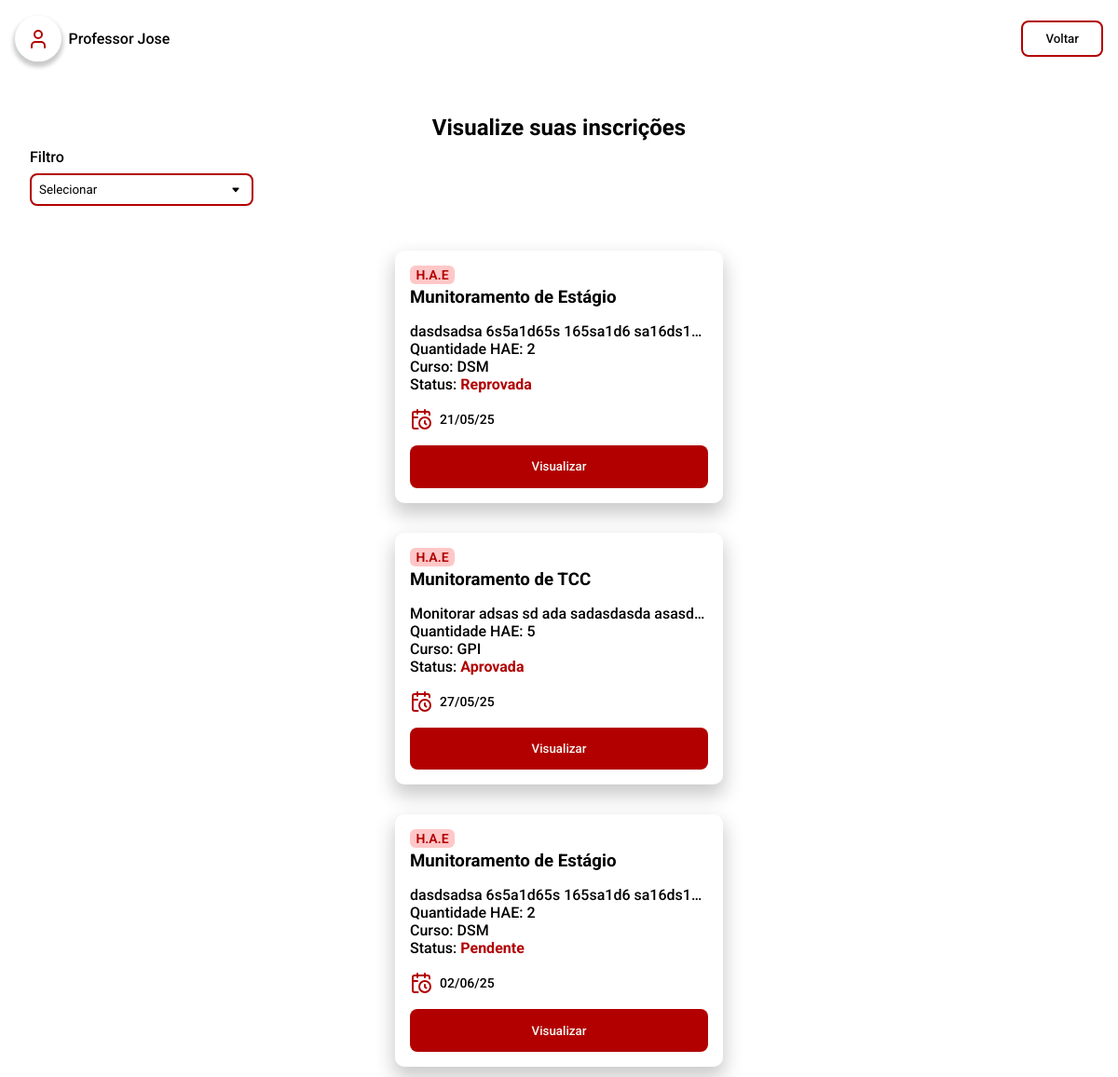
Page /pages/me/inscricoes.php (signed in) on the earlier database version.
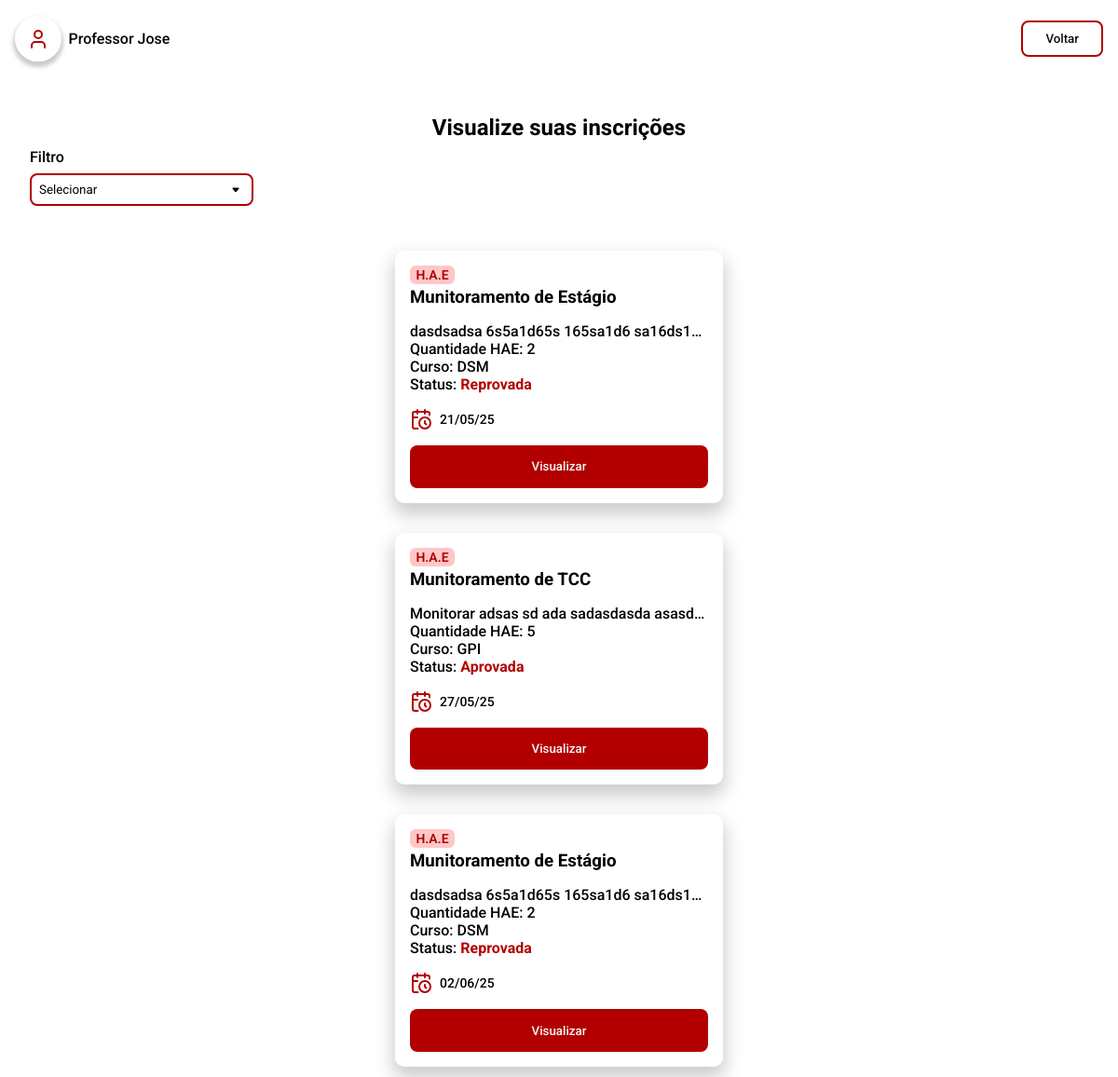
Same page on the later database version.
### tables this page shows
CREATE TABLE `tb_inscricao` (
  `id_inscricao` int NOT NULL,
  `id_docente` int DEFAULT NULL,
  `id_hae` int DEFAULT NULL,
  `data_envio` datetime NOT NULL,
  `quant_hae` int DEFAULT NULL,
  `outras_fatecs` int DEFAULT NULL,
  `id_projeto` int DEFAULT NULL,
  `status` enum('Pendente','Em análise','Aprovada','Reprovada') NOT NULL DEFAULT 'Pendente'
);

CREATE TABLE `tb_hae` (
  `id_hae` int NOT NULL,
  `titulo` varchar(60) NOT NULL,
  `tip_hae` varchar(30) NOT NULL,
  `quant_hae` int NOT NULL,
  `descricao` varchar(500) NOT NULL,
  `data_inicio` date NOT NULL,
  `data_final` date NOT NULL
);

### server/model/Inscricao.php (called while the page is built, shortened)
<?php
include_once __DIR__ . "/Database.php";
class Inscricao
{
    public Database $db;
    public function __construct($id_inscricao = null, $id_docente = null, $id_hae = null, $id_projeto = null, $data_envio = '', $quant_hae = 0, $outras_fatecs = 0, $status = 'Pendente')
    {
        $this->db = new Database();
        $this->db->connect_to();
    }
    public function getMySubscriptions($id_docente)
    {
        $query = "SELECT i.id_inscricao, i.id_docente, i.id_hae, i.id_projeto, i.data_envio, i.quant_hae, i.outras_fatecs, p.titulo, i.status
                  FROM tb_inscricao i
                  JOIN tb_projeto p ON i.id_projeto = p.id_projeto
                  WHERE i.id_docente = :id_docente";
        $stmt = $this->db->get_PDO()->prepare($query);
        $stmt->bindParam(':id_docente', $id_docente);
        $stmt->execute();
        $result = $stmt->fetchAll(PDO::FETCH_ASSOC);
        if ($result) {
            return $result;
        } else {
            return [];
        }
    }
}

### server/model/Database.php (called while the page is built, shortened)
<?php
class Database
{
    private string $host = 'localhost';
    private string $db   = 'pi_fatec';
    private string $user = 'root';
    private string $pass = 'root';
    private string $charset = 'utf8mb4';
    private PDO | null $pdo = null;
    public function connect_to()
    {
        $dsn = "mysql:host={$this->host};dbname={$this->db};charset={$this->charset}";
        try {
            $this->pdo = new PDO($dsn, $this->user, $this->pass);
            $this->pdo->setAttribute(PDO::ATTR_ERRMODE, PDO::ERRMODE_EXCEPTION);
        } catch (PDOException $e) {
            echo "❌ Connection failed: " . $e->getMessage();
        }
    }
    public function is_connected()
    {
        return isset($this->pdo);
    }
    public function get_PDO(): PDO | null
    {
        return $this->is_connected() ? $this->pdo : null;
    }
}

### server/model/Docente.php (called while the page is built, shortened)
<?php
include_once __DIR__ . "/Database.php";
class Docente
{
    private int $id_docente;
    public function __construct($id_docente = null, $nome = '', $RG = '', $email = '', $matricula = 0, $turno = '', $senha = '', $cargo = '', $outras_fatecs = false, $curso = '')
    {
        $this->db = new Database();
    }
    public static function fromArray(array $data): Docente
    {
        $docente = new self();
        foreach ($data as $key => $value) {
            if (property_exists($docente, $key)) {
                $docente->$key = $value;
            }
        }
        return $docente;
    }
    public function getIdDocente(): int
    {
        return $this->id_docente;
    }
}

### server/model/HAE.php (called while the page is built, shortened)
<?php
include_once __DIR__ . "/Database.php";
class HAE
{
    public Database $db;
    public function __construct($id_hae = null, $titulo = '', $descricao = '', $data_inicio = '', $data_final = '', $quant_hae = 0, $tip_hae = '')
    {
        $this->db = new Database();
        $this->db->connect_to();
        if ($id_hae !== null) {
            $this->titulo = $titulo;
            $this->descricao = $descricao;
            $this->tip_hae = $tip_hae;
        }
    }
    public function getHAEById(int $id_hae): ?HAE
    {
        $query = "SELECT * FROM tb_hae WHERE id_hae = :id_hae";
        $stmt = $this->db->get_PDO()->prepare($query);
        $stmt->bindParam(':id_hae', $id_hae);
        $stmt->execute();
        $result = $stmt->fetch(PDO::FETCH_ASSOC);
        if ($result) {
            return new self(
                $result['id_hae'],
                $result['titulo'],
                $result['descricao'],
                $result['data_inicio'],
                $result['data_final'],
                $result['quant_hae'],
                $result['tip_hae']
            );
        }
        return null;
    }
}

### pages/me/inscricoes.php (the view, shortened to what the changed rows need)
<?php
require_once __DIR__ . "/../../server/model/Inscricao.php";
require_once __DIR__ . "/../../server/model/Docente.php";
require_once __DIR__ . "/../../server/model/HAE.php";
$docente = new Docente();
$docente = $docente->fromArray($_SESSION["user"]);
?>
<!DOCTYPE html>
<html lang="pt-br">
<head>
  <link rel="stylesheet" href="../../styles/global.css" />
  <link rel="stylesheet" href="../../styles/components.css" />
  <link rel="stylesheet" href="../../styles/haes.css" />
</head>
<body>
  <section>
    <h1>Visualize suas inscrições</h1>
    <main>
      <?php
      $inscricao = new Inscricao();
      $all_inscricoes = $inscricao->getMySubscriptions($docente->getIdDocente());
      foreach ($all_inscricoes as $inscricao) {
        $hae = new HAE();
        $hae = $hae->getHAEById($inscricao['id_hae']);
        $data_envio = date('d/m/y', strtotime($inscricao['data_envio']));
        echo "
          <div class='card-hae card-primary'>
              <span class='card-hae-title'>
                <p class='card-hae-tag'>H.A.E</p>
                <h3 class=''>{$hae->titulo}</h3>
              </span>
              <span class='card-hae-info'>
                <p class='card-hae-desc'>{$hae->descricao}</p>
                <p>Quantidade HAE: {$inscricao['quant_hae']}</p>
                <p>Curso: {$hae->tip_hae}</p>
                <p>Status: <strong>{$inscricao['status']}</strong></p>
              </span>
              <span class='card-hae-date'>
                <img src='../../public/icons/calendar-clock.svg' alt='calendario' />
                <p>{$data_envio}</p>
              </span>
              <a href='./preview/inscricao.php?id={$inscricao['id_inscricao']}'>
                <button
                  class='button-primary'
                  style='
                      --button-color: var(--fatec-red-500);
                      --button-color-hover: var(--fatec-red-400);
                    '>
                  Visualizar
                </button>
              </a>
            </div>";
      }
      ?>
    </main>
  </section>
</body>
</html>

Differences in the rows shown:
changed tb_inscricao (number 3 of 3 on the later page): status "Pendente" → "Reprovada"
